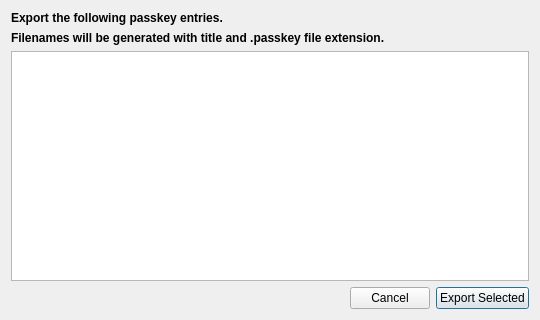
<?xml version="1.0" encoding="UTF-8"?>
<ui version="4.0">
 <class>PasskeyExportDialog</class>
 <widget class="QDialog" name="PasskeyExportDialog">
  <property name="geometry">
   <rect>
    <x>0</x>
    <y>0</y>
    <width>540</width>
    <height>320</height>
   </rect>
  </property>
  <property name="windowTitle">
   <string>奈娜子密码本 - Passkey Export</string>
  </property>
  <layout class="QVBoxLayout" name="verticalLayout">
   <item>
    <widget class="QLabel" name="exportLabel">
     <property name="font">
      <font>
       <weight>75</weight>
       <bold>true</bold>
      </font>
     </property>
     <property name="text">
      <string>Export the following passkey entries.</string>
     </property>
     <property name="alignment">
      <set>Qt::AlignLeading|Qt::AlignLeft|Qt::AlignVCenter</set>
     </property>
    </widget>
   </item>
   <item>
    <widget class="QLabel" name="filenameLabel">
     <property name="font">
      <font>
       <weight>75</weight>
       <bold>true</bold>
      </font>
     </property>
     <property name="text">
      <string>Filenames will be generated with title and .passkey file extension.</string>
     </property>
     <property name="alignment">
      <set>Qt::AlignLeading|Qt::AlignLeft|Qt::AlignVCenter</set>
     </property>
    </widget>
   </item>
   <item>
    <widget class="QTableWidget" name="itemsTable">
     <property name="editTriggers">
      <set>QAbstractItemView::NoEditTriggers</set>
     </property>
     <property name="showDropIndicator" stdset="0">
      <bool>false</bool>
     </property>
     <property name="selectionMode">
      <enum>QAbstractItemView::ExtendedSelection</enum>
     </property>
     <property name="selectionBehavior">
      <enum>QAbstractItemView::SelectRows</enum>
     </property>
     <property name="cornerButtonEnabled">
      <bool>false</bool>
     </property>
     <attribute name="horizontalHeaderVisible">
      <bool>false</bool>
     </attribute>
     <attribute name="verticalHeaderVisible">
      <bool>false</bool>
     </attribute>
    </widget>
   </item>
   <item>
    <layout class="QHBoxLayout" name="horizontalLayout">
     <item>
      <spacer name="horizontalSpacer">
       <property name="orientation">
        <enum>Qt::Horizontal</enum>
       </property>
       <property name="sizeHint" stdset="0">
        <size>
         <width>40</width>
         <height>20</height>
        </size>
       </property>
      </spacer>
     </item>
     <item>
      <widget class="QPushButton" name="cancelButton">
       <property name="text">
        <string>Cancel</string>
       </property>
       <property name="autoDefault">
        <bool>true</bool>
       </property>
      </widget>
     </item>
     <item>
      <widget class="QPushButton" name="exportButton">
       <property name="accessibleName">
        <string>Export entries</string>
       </property>
       <property name="text">
        <string>Export Selected</string>
       </property>
       <property name="autoDefault">
        <bool>true</bool>
       </property>
       <property name="default">
        <bool>true</bool>
       </property>
      </widget>
     </item>
    </layout>
   </item>
  </layout>
 </widget>
 <resources/>
 <connections/>
</ui>
